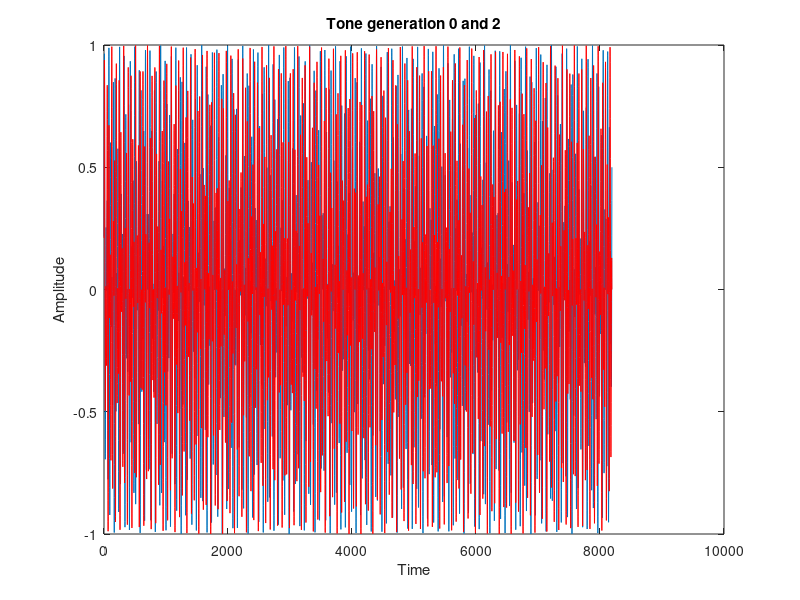

Write MATLAB code to recreate this figure. (Note: this script raises an error after producing the figure.)
clear all;
clc;
close all;
addpath('voicebox');
N = 1;
Fs = 32768;
%generate phone numebrs
l_phone = floor(10*rand(N,11))
l_phone(:,1:3) = ones(N,1)*[0 2 0];
f1 = zeros(11,1);
f2 = zeros(11,1);
% assign frequencies
for i=1:11
    switch mod(l_phone(1,i),3)
        case 0
            f1(i) = 1477;
        case 1
            f1(i) = 1209;
        case 2
            f1(i) = 1366;
    end
    switch floor((l_phone(1,i)-1)/3)
        case 0
            f2(i) = 697;
        case 1
            f2(i) = 770;
        case 2
            f2(i) = 852;
    end
    %handle exception
    if l_phone(1,i) == 0
        f1(i) = 1336;
        f2(i) = 941;
    end
end
tone = zeros(1,180224);
%generate sound
for i=1:11
    
    for t=(1+Fs/2*(i-1)):(Fs/4*i + Fs*(i-1)/4)
         tone(t) = (sin(2*pi*f1(i)*(t)/Fs)+sin(2*pi*f2(i)*t/Fs))/2;
    end
    %silent section for 0.25 seconds
    for t=((1+Fs/4*i)+ Fs*(i-1)/4):Fs/2*i
         tone(t) = 0;
    end
end
figure(1);
i=1;
range = (1+Fs/2*(i-1)):(Fs/4*i + Fs*(i-1)/4);
plot(range,tone(range));hold all;
i=4;
range = (1+Fs/2*(i-1)):(Fs/4*i + Fs*(i-1)/4);
plot((1:Fs/4),tone(range),'r');hold off;
title('Tone generation 0 and 2')
xlabel('Time');
ylabel('Amplitude');
figure(2);
spgrambw(tone, Fs, 'Jcw',20,2000);
title('Tone generation for a random London Number')
% spectrogram(tone,hann(8192),0,512,Fs)
% view(-90,90)
% set(gca,'ydir','reverse')
% spectrogram(tone,Fs/4,Fs/4-40,256,Fs);%[S,F,T,P] = 
%surf(T,F,10*log10(P),'edgecolor','none'); axis tight; 

%xlabel('Time (Seconds)'); ylabel('Hz');
soundsc(tone,Fs)